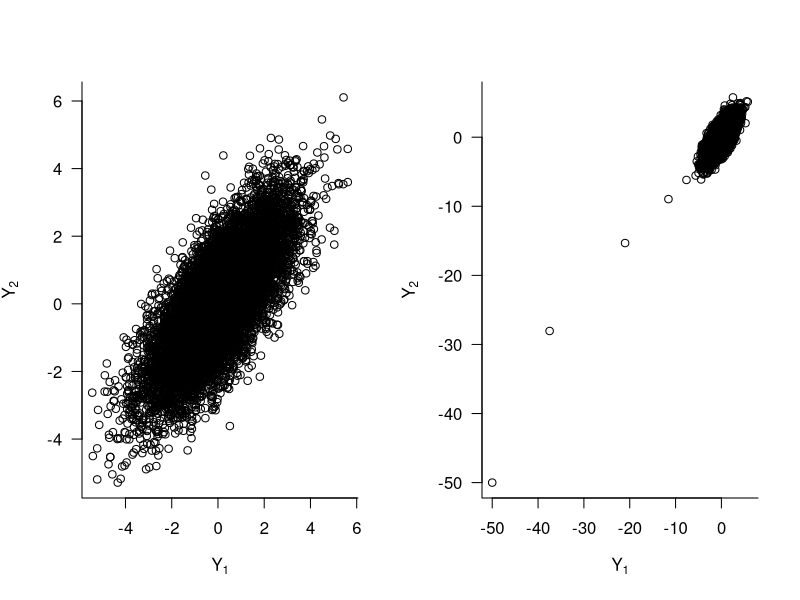
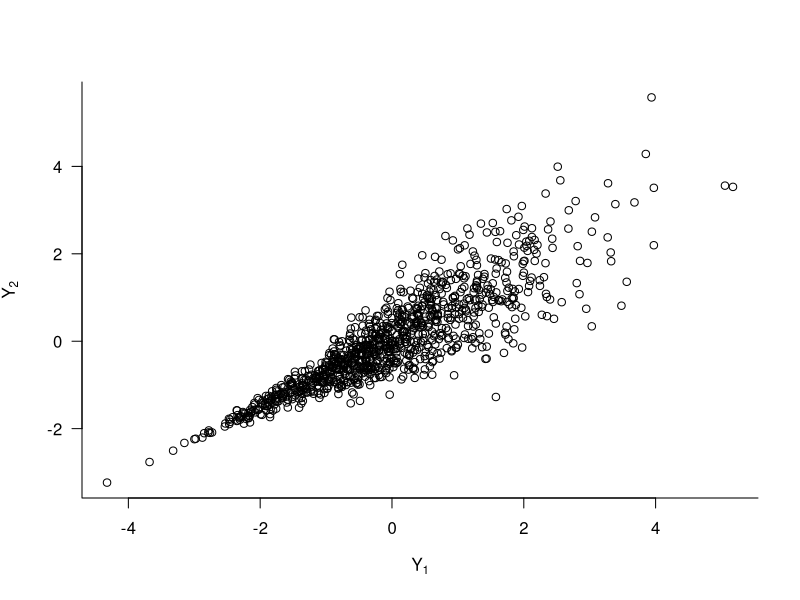

Write the R code that produced these figures, in order.
# Script: Gibbs_Sampling_Normal.R
# Description: This script implements Gibbs sampling for a bivariate normal distribution.

# Flag to control PDF generation
generate_pdf <- TRUE  # Set to TRUE to save plots

# Function to perform Gibbs sampling
gibbs_sampler <- function(n_iter, init_y, custom_sd = FALSE) {
  Y <- matrix(NA, n_iter, 2)
  Y[1, ] <- init_y
  
  for (i in 2:n_iter) {
    for (j in 1:2) {
      if (j == 1) {
        Y[i, j] <- rnorm(1, mean = 0.75 * Y[i - 1, 2])
      } else {
        if (custom_sd) {
          Y[i, j] <- rnorm(1, mean = 0.75 * Y[i, 1], 
                           sd = exp(Y[i, 1]) / (1 + exp(Y[i, 1])))
        } else {
          Y[i, j] <- rnorm(1, mean = 0.75 * Y[i, 1])
        }
      }
    }
  }
  
  return(Y)
}

# First Gibbs sampling run
Y1 <- gibbs_sampler(10000, c(0, 0))

# Second Gibbs sampling run with different initialization
Y2 <- gibbs_sampler(10000, c(-50, -50))

# Plot 1: First Gibbs sampling run
if (generate_pdf) pdf("plots/Gibbs-Normal.pdf", width = 8, height = 4)
par(mfrow = c(1, 2))
plot(Y1, ylab = expression(Y[2]), xlab = expression(Y[1]), las = 1, bty = "l")
plot(Y2, ylab = expression(Y[2]), xlab = expression(Y[1]), las = 1, bty = "l")
if (generate_pdf) dev.off()

# Third Gibbs sampling run with different variance in second variable
Y3 <- gibbs_sampler(1000, c(0, 0), custom_sd = TRUE)

# Plot 2: Gibbs sampling with different variance
if (generate_pdf) pdf("plots/Gibbs-Normal-1.pdf", width = 4, height = 4)
plot(Y3, ylab = expression(Y[2]), xlab = expression(Y[1]), las = 1, bty = "l")
if (generate_pdf) dev.off()
